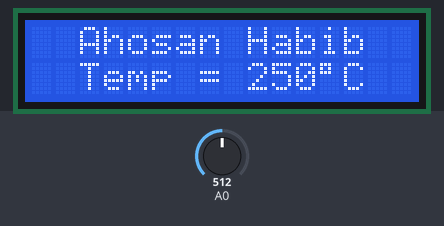
Recording of a sketch running on a simulated Arduino Uno, built with avr-gcc and run on an emulated ATmega328P. Shown: 16×2 character LCD. Inputs (shaded band) come from the test bench; at power-on: A0 = 512.

Above: at 1.2 s.
1.3 s: A0 set to 212
At 1.9 s:
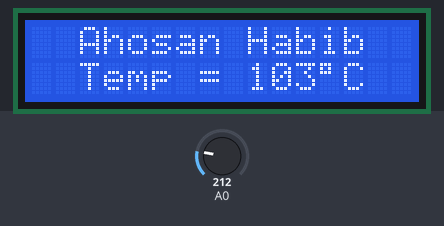
2.8 s: A0 set to 198
At 4.0 s:
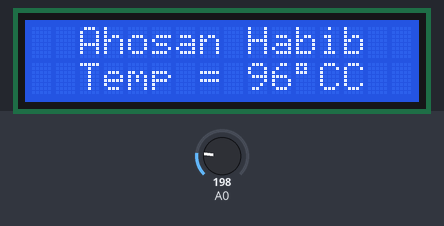
4.3 s: A0 set to 22
At 5.3 s:
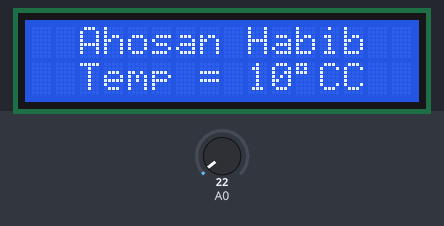
5.8 s: A0 set to 19
At 6.5 s:
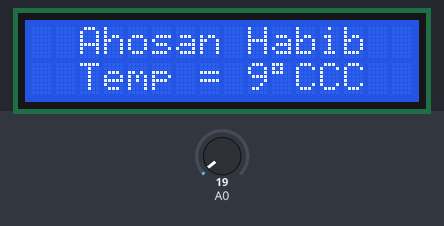
Timing chart, 0 to 8.3 s (numbered marks = the images above; inputs shaded):
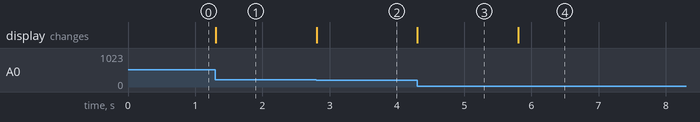

The sketch:

thermometer.ino
```cpp
#include<LiquidCrystal.h>
LiquidCrystal lcd(5,6,7,8,9,10);
float value;
float milivolt;
int temp;
void setup() {
  lcd.begin(16,2);
}

void loop() {
  value = analogRead(A0);
  milivolt = (value*5000)/1024;
  temp = milivolt/10;
  lcd.setCursor(2,0);
  lcd.print("Ahosan Habib");
  lcd.setCursor(2,1);
  lcd.print("Temp = ");
  lcd.print(temp);
  lcd.print(char(223));
  lcd.print("C");
}
```

Measured:
- the behaviour switches between 205 and 204 on A0 (found by bisection; images 1 and 2)
- the behaviour switches between 21 and 20 on A0 (found by bisection; images 3 and 4)
- after the input at 1.3 s, the display: changes at once (image 1)
- after the input at 2.8 s, the display: changes at once (image 2)
- after the input at 4.3 s, the display: changes at once (image 3)
- after the input at 5.8 s, the display: changes at once (image 4)
